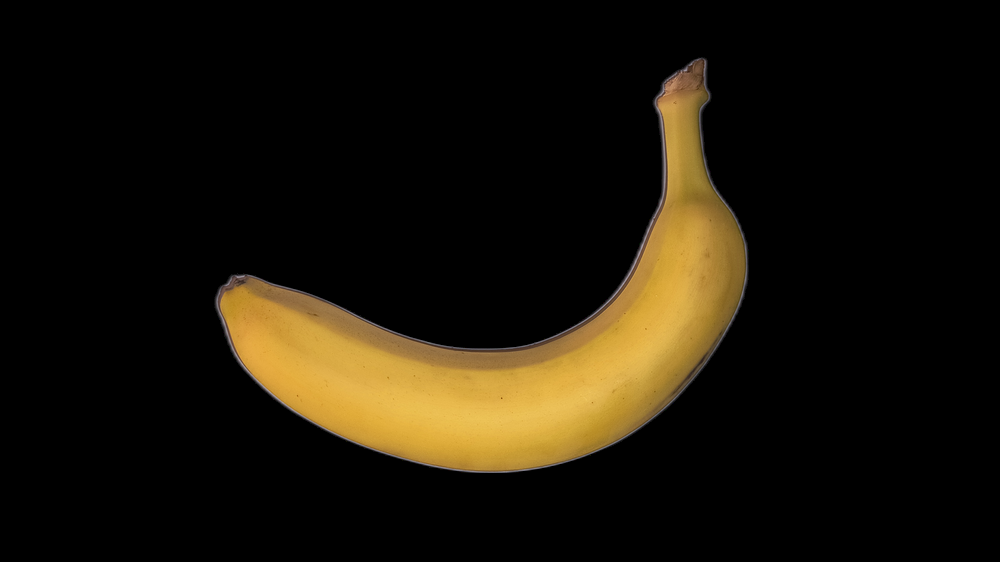
#> input picture data_sin_fondo/banana_sin_fondo/banana1.png, 1000 x 562 px, shrunk from 4096 x 2304 before the run, found by its file name; its folder holds only this picture in this run
$ python image.py
#> lines starting #> are read from the running program, lines starting #| are printed output that depends on the picture; after the words box and inside, x2 and y2 are one past the last pixel; in counts of white or black regions, pixels touching at a corner belong together
import cv2
import numpy as np
import os


class FruitImage:
    def __init__(self, path):
        self.path = path
        self.bgr = cv2.imread(path)
#> self.bgr is the input picture: shape (562, 1000, 3); mean B, G, R 8.7, 20.1, 25.9
        if self.bgr is None:
            raise FileNotFoundError(f"No se pudo abrir la imagen: {path}")
        self.hsv = cv2.cvtColor(self.bgr, cv2.COLOR_BGR2HSV)
#> self.hsv: shape (562, 1000, 3); mean H, S, V 3.4, 22.6, 25.9

    # [29 lines of commented-out code are left out]

    def get_fruit_mask(
        self,
        sat_threshold=40,
        central_fraction=0.6,
        use_bg_hue=True,
        bg_border_frac=0.1,
        bg_hue_tolerance=2,
    ):
        """
        Devuelve una máscara booleana donde True = píxel que consideramos fruta.

        Estrategia:
        - Zona central de la imagen (asumimos fruta centrada).
        - Filtro por saturación (descarta fondo blanco / muy apagado).
        - (Opcional) Estimar Hue del fondo con los bordes y descartar píxeles con Hue parecido.
          Esto ayuda cuando el fondo es madera marrón.
        """
#> called with sat_threshold = 40, central_fraction = 0.6, use_bg_hue = True, bg_border_frac = 0.1, bg_hue_tolerance = 2
        h, w = self.hsv.shape[:2]
#> h = 562; w = 1000

        # Región central
        cy0 = int(h * (1 - central_fraction) / 2)
#> cy0 = 112
        cy1 = int(h * (1 + central_fraction) / 2)
#> cy1 = 449
        cx0 = int(w * (1 - central_fraction) / 2)
#> cx0 = 200
        cx1 = int(w * (1 + central_fraction) / 2)
#> cx1 = 800

        central_mask = np.zeros((h, w), dtype=bool)
        central_mask[cy0:cy1, cx0:cx1] = True

        # Filtro por saturación (canal S)
        s_channel = self.hsv[:, :, 1]
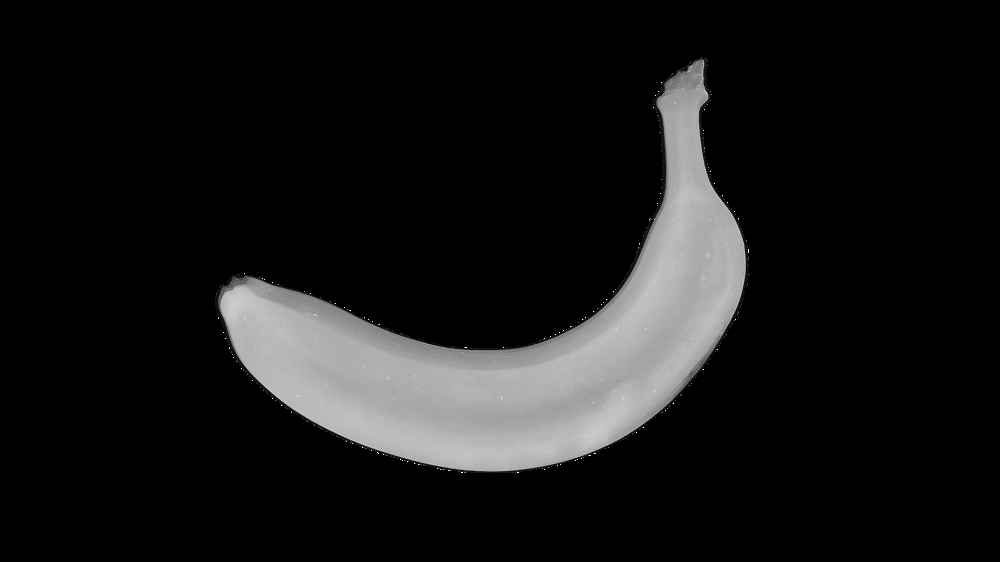
#> s_channel: shape (562, 1000); min 0, max 255, mean 22.6
        sat_mask = s_channel > sat_threshold
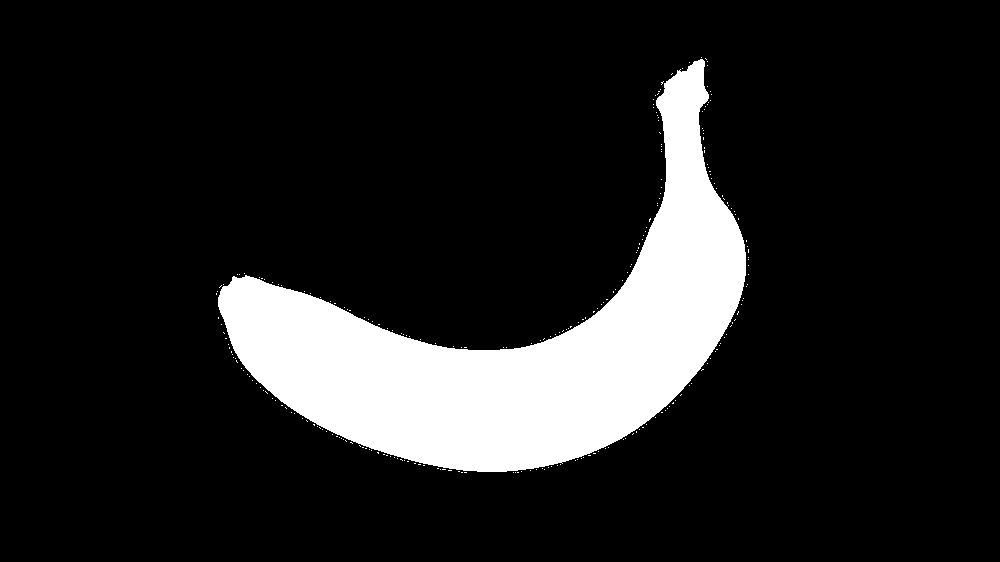
#> sat_mask: shape (562, 1000) bool; 13.2% white; 259 white regions (258 under 20 px), largest, box (x1, y1, x2, y2) and area: (218, 59, 746, 472) 73592

        fruit_mask = central_mask & sat_mask
#> fruit_mask: shape (562, 1000) bool; 12.2% white; 195 white regions (194 under 20 px), largest, box (x1, y1, x2, y2) and area: (218, 112, 746, 449) 68322

        # --- estimar fondo por Hue en los bordes ---
        if use_bg_hue:
            h_channel = self.hsv[:, :, 0].astype(np.float32)
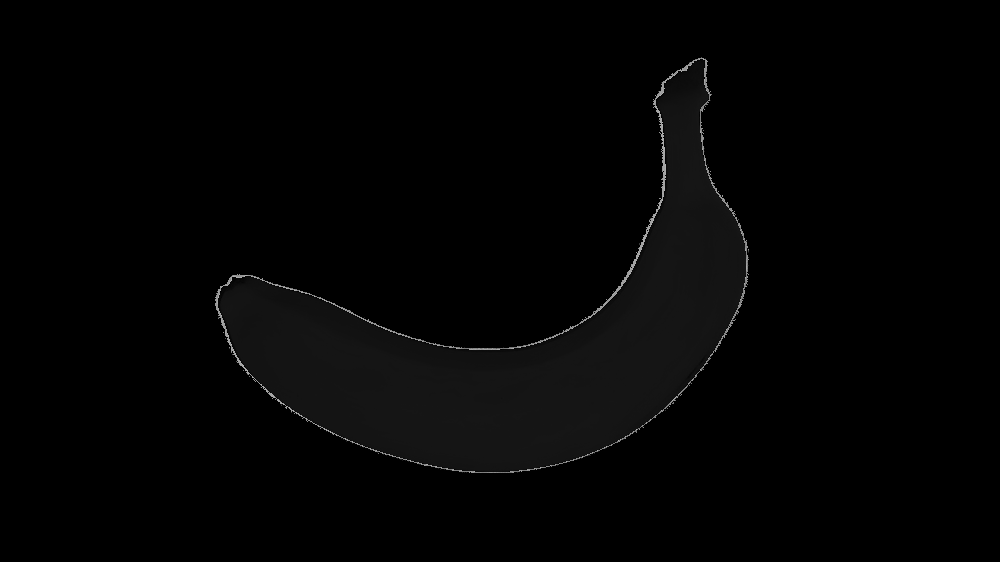
#> h_channel: shape (562, 1000) float32; min 0, max 178, mean 3.4

            bf = bg_border_frac
            border_mask = np.zeros((h, w), dtype=bool)
            # bandas superior, inferior, izquierda y derecha
            border_mask[:int(h*bf), :] = True
            border_mask[h-int(h*bf):, :] = True
            border_mask[:, :int(w*bf)] = True
            border_mask[:, w-int(w*bf):] = True

            bg_h_vals = h_channel[border_mask]
            if len(bg_h_vals) > 0:
                bg_hue = float(np.median(bg_h_vals))
#> bg_hue = 0

                # píxeles cuyo Hue se aleja lo suficiente del fondo
                hue_diff = np.abs(h_channel - bg_hue)
                # cuidado con circularidad de Hue (0 y 179 son vecinos)
                hue_diff = np.minimum(hue_diff, 180 - hue_diff)
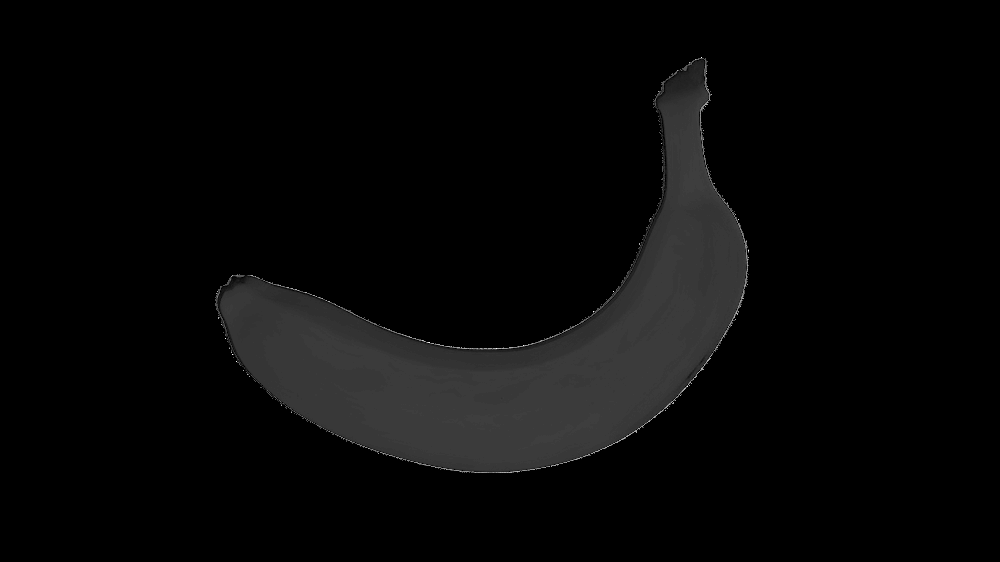
#> hue_diff: shape (562, 1000) float32; min 0, max 90, mean 2.7; drawn with min black and max white

                not_bg_mask = hue_diff > bg_hue_tolerance
#> not_bg_mask: shape (562, 1000) bool; 13.6% white; 12 white regions (11 under 20 px), largest, box (x1, y1, x2, y2) and area: (215, 57, 749, 473) 76693

                fruit_mask = fruit_mask & not_bg_mask
#> fruit_mask: shape (562, 1000) bool; 12.2% white; 148 white regions (147 under 20 px), largest, box (x1, y1, x2, y2) and area: (218, 112, 746, 449) 68292

        # Si casi no hay píxeles, usamos solo la región central sin filtros
        if np.count_nonzero(fruit_mask) < 50:
            fruit_mask = central_mask

        return fruit_mask


    def get_features(self, sat_threshold=40, central_fraction=0.6):
        """
        Extrae features completos de la fruta:
        - cos(H), sin(H): Hue circular
        - S, V: Saturación y Valor normalizados [0, 1]
        - Hu Moments: 2 momentos de forma normalizados
        - Circularidad: normalizada con log
        - Compacidad: normalizada con log

        Devuelve una tupla de 8 valores: (cos_h, sin_h, S, V, hu0, hu1, circ, compact)
        """
        mask = self.get_fruit_mask(
            sat_threshold=sat_threshold,
            central_fraction=central_fraction
        )

        h_channel = self.hsv[:, :, 0].astype(np.float32)
        s_channel = self.hsv[:, :, 1].astype(np.float32)
        v_channel = self.hsv[:, :, 2].astype(np.float32)
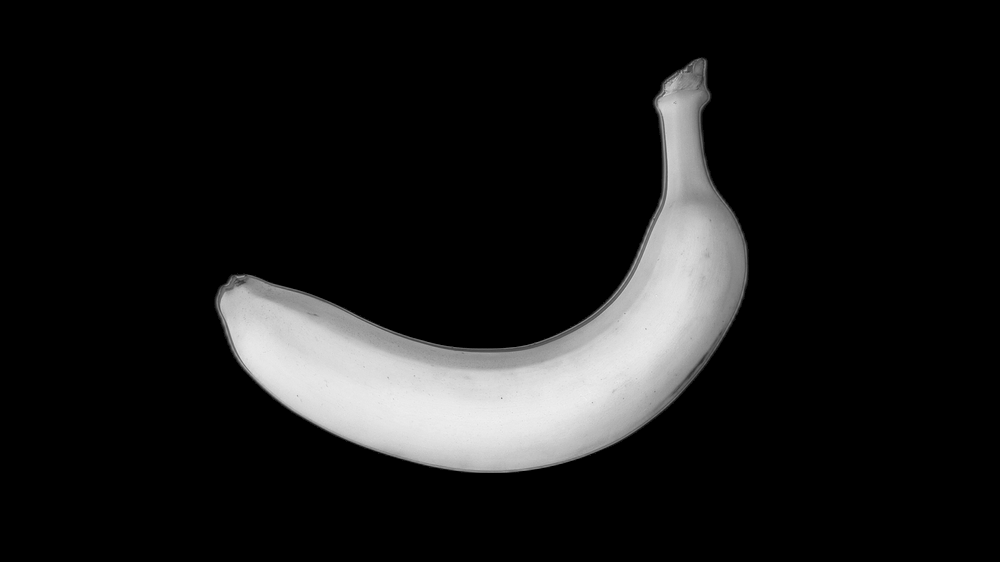
#> v_channel: shape (562, 1000) float32; min 0, max 239, mean 25.9

        h_vals = h_channel[mask]
        s_vals = s_channel[mask]
        v_vals = v_channel[mask]

        # 1. COLOR: Hue circular + S y V normalizados
        h_rad = h_vals * (2 * np.pi / 180.0)
        cos_h = float(np.mean(np.cos(h_rad)))
#> cos_h = 0.767
        sin_h = float(np.mean(np.sin(h_rad)))
#> sin_h = 0.634
        sat_med = float(np.median(s_vals)) / 255.0
#> sat_med = 0.686
        val_med = float(np.median(v_vals)) / 255.0
#> val_med = 0.816

        # 2. FORMA: Crear máscara binaria para contorno
        gray = cv2.cvtColor(self.bgr, cv2.COLOR_BGR2GRAY)
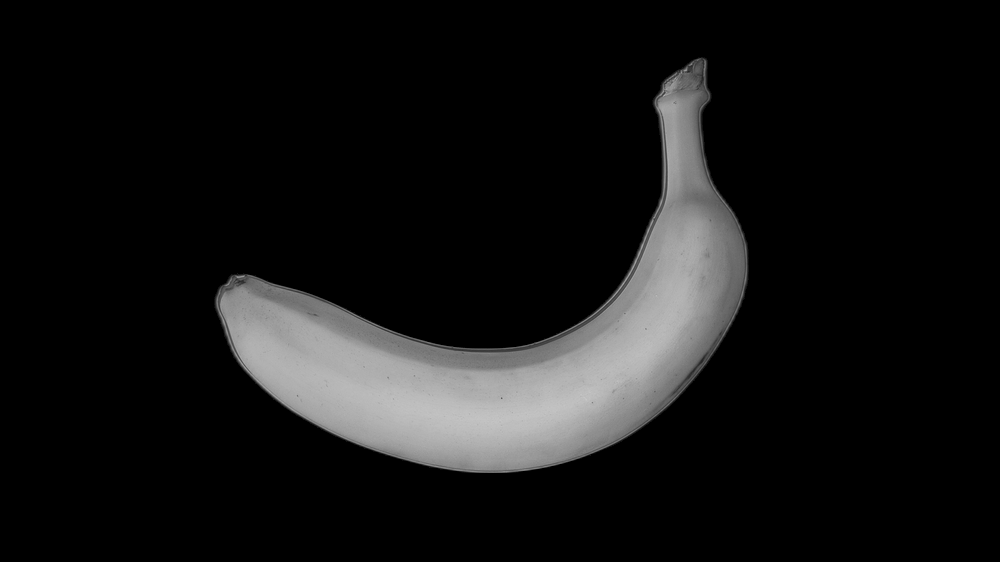
#> gray: shape (562, 1000); min 0, max 199, mean 20.6
        _, binary = cv2.threshold(gray, 1, 255, cv2.THRESH_BINARY)
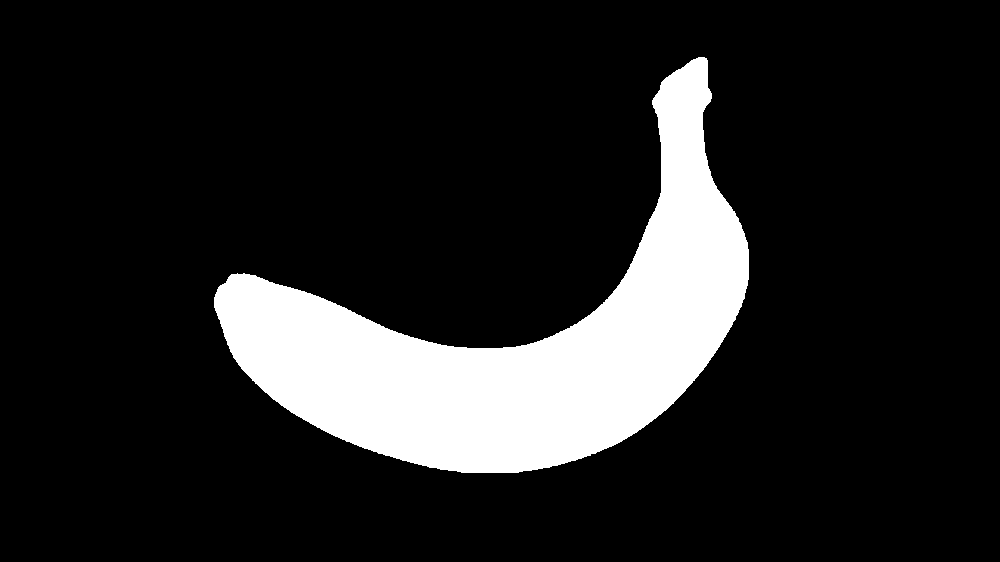
#> binary: shape (562, 1000); 13.9% white; 1 white region

        # Calcular momentos de Hu
        moments = cv2.moments(binary)
#> moments = moments, m00 19985115, centre m10/m00, m01/m00 = (518.6, 339.4)
        hu_moments = cv2.HuMoments(moments).flatten()
#> hu_moments = [0.00153, 9.42e-07, 1.43e-09, 2.45e-10, -1.36e-19, -2.37e-13, 4.98e-20]

        # Seleccionar Hu[0] y Hu[1] y normalizar con log
        d0 = 1e-8  # Evitar log(0)
        hu0_norm = float(np.log10(np.abs(hu_moments[0]) + d0))
#> hu0_norm = -2.82
        hu1_norm = float(np.log10(np.abs(hu_moments[1]) + d0))
#> hu1_norm = -6.02

        # Normalizar Hu moments a [0, 1] aproximadamente
        # Rangos típicos de log10(Hu): [-8, 0]
        hu0_scaled = (hu0_norm + 8.0) / 8.0  # Escalar de [-8,0] a [0,1]
#> hu0_scaled = 0.648
        hu1_scaled = (hu1_norm + 8.0) / 8.0
#> hu1_scaled = 0.247
        hu0_scaled = np.clip(hu0_scaled, 0, 1)
        hu1_scaled = np.clip(hu1_scaled, 0, 1)

        # Encontrar contornos para circularidad y compacidad
        contours, _ = cv2.findContours(binary, cv2.RETR_EXTERNAL, cv2.CHAIN_APPROX_SIMPLE)
#> contours = 1 contour; box (x1, y1, x2, y2) and area: (214, 57, 749, 473) 77612

        if len(contours) > 0:
            largest_contour = max(contours, key=cv2.contourArea)
#> largest_contour = contour of 734 points, box (x1, y1, x2, y2) (214, 57, 749, 473), area 77612
            area = cv2.contourArea(largest_contour)
#> area = 77612
            perimeter = cv2.arcLength(largest_contour, True)
#> perimeter = 1754.4

            # Circularidad: (4π * área) / perímetro²
            if perimeter > 0:
                circularity = (4 * np.pi * area) / (perimeter ** 2)
#> circularity = 0.317
            else:
                circularity = 0

            # Compacidad: perímetro² / área
            if area > 0:
                compactness = (perimeter ** 2) / area
#> compactness = 39.66
            else:
                compactness = 0

            # Normalizar con log y escalar a [0, 1]
            circ_log = np.log10(np.abs(circularity) + d0)
#> circ_log = -0.499
            compact_log = np.log10(np.abs(compactness) + d0)
#> compact_log = 1.6

            # Rangos típicos: circularity [-2, 0], compactness [1, 3]
            circ_scaled = (circ_log + 2.0) / 2.0  # [-2,0] → [0,1]
#> circ_scaled = 0.75
            compact_scaled = (compact_log - 1.0) / 2.0  # [1,3] → [0,1]
#> compact_scaled = 0.299

            circ_scaled = float(np.clip(circ_scaled, 0, 1))
            compact_scaled = float(np.clip(compact_scaled, 0, 1))
        else:
            circ_scaled = 0.0
            compact_scaled = 0.0

        return cos_h, sin_h, sat_med, val_med, hu0_scaled, hu1_scaled, circ_scaled, compact_scaled

    def get_dominant_hsv(self, sat_threshold=40, central_fraction=0.6):
        """
        DEPRECATED: Usa get_features() en su lugar.
        Mantiene compatibilidad con código anterior.
        """
        feats = self.get_features(sat_threshold, central_fraction)
        return feats[:4]  # Devuelve solo cos_h, sin_h, s, v


class FruitDataset:
    """
    Carga un conjunto de imágenes organizadas en carpetas por fruta y
    construye un dataset de vectores [cos(H), sin(H), S, V, hu0, hu1, circ, compact] + etiquetas.
    """

    def __init__(self, root_dir):
        """
        root_dir: carpeta raíz que contiene una subcarpeta por fruta.
        Ejemplo:
            root_dir/
                manzana/
                banana/
                pera/
                naranja/
        """
        self.root_dir = root_dir
        self.X = []  # lista de vectores [cos(H), sin(H), S, V, hu0, hu1, circ, compact]
        self.y = []  # lista de etiquetas (strings, ej: "manzana")

    def build(self, sat_threshold=40, central_fraction=0.6):
        """
        Recorre todas las subcarpetas, procesa las imágenes
        y completa X e y.
        """
        self.X = []
        self.y = []

        # Recorremos cada subcarpeta dentro de root_dir
        for label in os.listdir(self.root_dir):
            label_path = os.path.join(self.root_dir, label)
            if not os.path.isdir(label_path):
                continue  # ignorar archivos sueltos

            # label = nombre de la fruta (manzana, banana, etc.)
            print(f"Procesando clase: {label}")

            for filename in os.listdir(label_path):
                if not filename.lower().endswith((".jpg", ".jpeg", ".png")):
                    continue

                img_path = os.path.join(label_path, filename)

                try:
                    fruit_img = FruitImage(img_path)
                    features = fruit_img.get_features(
                        sat_threshold=sat_threshold,
                        central_fraction=central_fraction
                    )
#> features = (0.767, 0.634, 0.686, 0.816, 0.648, 0.247, 0.75, 0.299)
                    self.X.append(list(features))
                    self.y.append(label)
                except FileNotFoundError as e:
                    print(e)
#> pass 2 of the loop in build, `for label in os.listdir(self.root_dir):`:
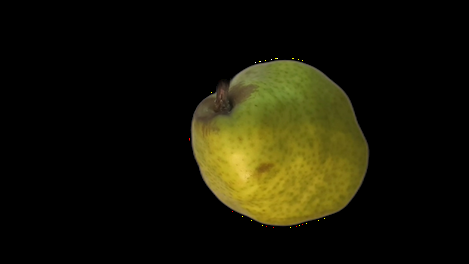
#> input picture data_sin_fondo/fotos_sin_fondo/foto_1.png, 469 x 264 px, shrunk from 1920 x 1080 before the run, found by its file name
#> in __init__, self.bgr is the input picture: shape (264, 469, 3); mean B, G, R 6.2, 21.9, 23.5
#> self.hsv: shape (264, 469, 3); mean H, S, V 5.1, 34.1, 23.9
#> sat_mask: shape (264, 469) bool; 18.4% white; 33 white regions (32 under 20 px), largest, box (x1, y1, x2, y2) and area: (190, 59, 370, 227) 22699
#> h_channel: shape (264, 469) float32
#> hue_diff: shape (264, 469) float32
#> not_bg_mask: shape (264, 469) bool; 18.4% white; 26 white regions (25 under 20 px), largest, box (x1, y1, x2, y2) and area: (190, 59, 370, 227) 22757
#> in get_features (call 2), `v_channel = self.hsv[:, :, 2].astype(np.float32)`:
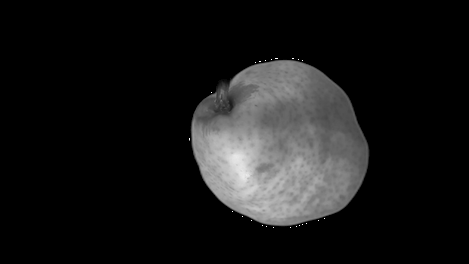
#> v_channel: shape (264, 469) float32; min 0, max 255, mean 23.9
#> in get_features (call 2), `cos_h = float(np.mean(np.cos(h_rad)))`: cos_h = 0.562
#> in get_features (call 2), `sin_h = float(np.mean(np.sin(h_rad)))`: sin_h = 0.812
#> sat_med = 0.773
#> val_med = 0.498
#> gray: shape (264, 469)
#> in get_features (call 2), `_, binary = cv2.threshold(gray, 1, 255, cv2.THRESH_BINARY)`:
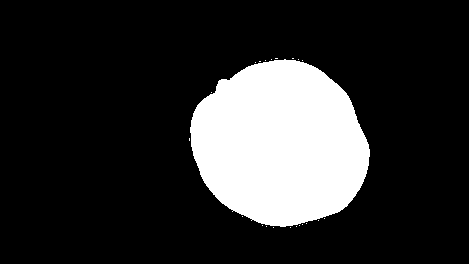
#> binary: shape (264, 469); 18.5% white; 22 white regions (21 under 20 px)
#> moments = moments, m00 5847150, centre m10/m00, m01/m00 = (279.8, 143.6)
#> hu_moments = [0.000628, 3.36e-09, 8.98e-13, 7.76e-16, 5.87e-30, -2.82e-21, -1.96e-29]
#> hu0_norm = -3.2
#> hu1_norm = -7.87
#> hu0_scaled = 0.6
#> hu1_scaled = 0.0157
#> contours = 22 contours, 21 with area under 20; largest, box (x1, y1, x2, y2) and area: (190, 59, 370, 227) 22653
#> largest_contour = contour of 282 points, box (x1, y1, x2, y2) (190, 59, 370, 227), area 22653
#> area = 22653
#> perimeter = 582.5
#> circularity = 0.839
#> compactness = 14.98
#> circ_log = -0.0763
#> compact_log = 1.18
#> circ_scaled = 0.962
#> compact_scaled = 0.0877
#> features = (0.562, 0.812, 0.773, 0.498, 0.6, 0.0157, 0.962, 0.0877)

        # Convertimos a arrays de numpy por comodidad (opcional)
        self.X = np.array(self.X, dtype=np.float32)
        self.y = np.array(self.y)

    def get_data(self):
        """
        Devuelve (X, y):
        - X: array de shape (n_muestras, 8) con features [cos(H), sin(H), S, V, hu0, hu1, circ, compact]
        - y: array de etiquetas de longitud n_muestras
        """
        return self.X, self.y


if __name__ == "__main__":
    root = "/home/bruno/fing/IA_I/data_sin_fondo/"  # ruta a tu carpeta raíz

    ds = FruitDataset(root)
    ds.build(sat_threshold=40, central_fraction=0.6)

    X, y = ds.get_data()

    print("Shape X:", X.shape)  # (n_imágenes, 4)
#| Shape X: (2, 8)
    print("Etiquetas:", y)
#| Etiquetas: ['banana_sin_fondo' 'fotos_sin_fondo']

    # Ejemplo: mostrar todas las muestras
    for i in range(len(X)):
        cos_h, sin_h, s, v, hu0, hu1, circ, compact = X[i]
        # Opcional: reconstruir el ángulo Hue para visualizar
        hue_reconstructed = np.arctan2(sin_h, cos_h) * (180.0 / np.pi)
        if hue_reconstructed < 0:
            hue_reconstructed += 360
        print(f"{i}: label={y[i]}, H≈{hue_reconstructed:.0f}°, S={s:.2f}, V={v:.2f}, Hu0={hu0:.2f}, Hu1={hu1:.2f}, Circ={circ:.2f}, Comp={compact:.2f}")
#> this loop made 2 passes
#| 0: label=banana_sin_fondo, H≈40°, S=0.69, V=0.82, Hu0=0.65, Hu1=0.25, Circ=0.75, Comp=0.30
#| 1: label=fotos_sin_fondo, H≈55°, S=0.77, V=0.50, Hu0=0.60, Hu1=0.02, Circ=0.96, Comp=0.09
